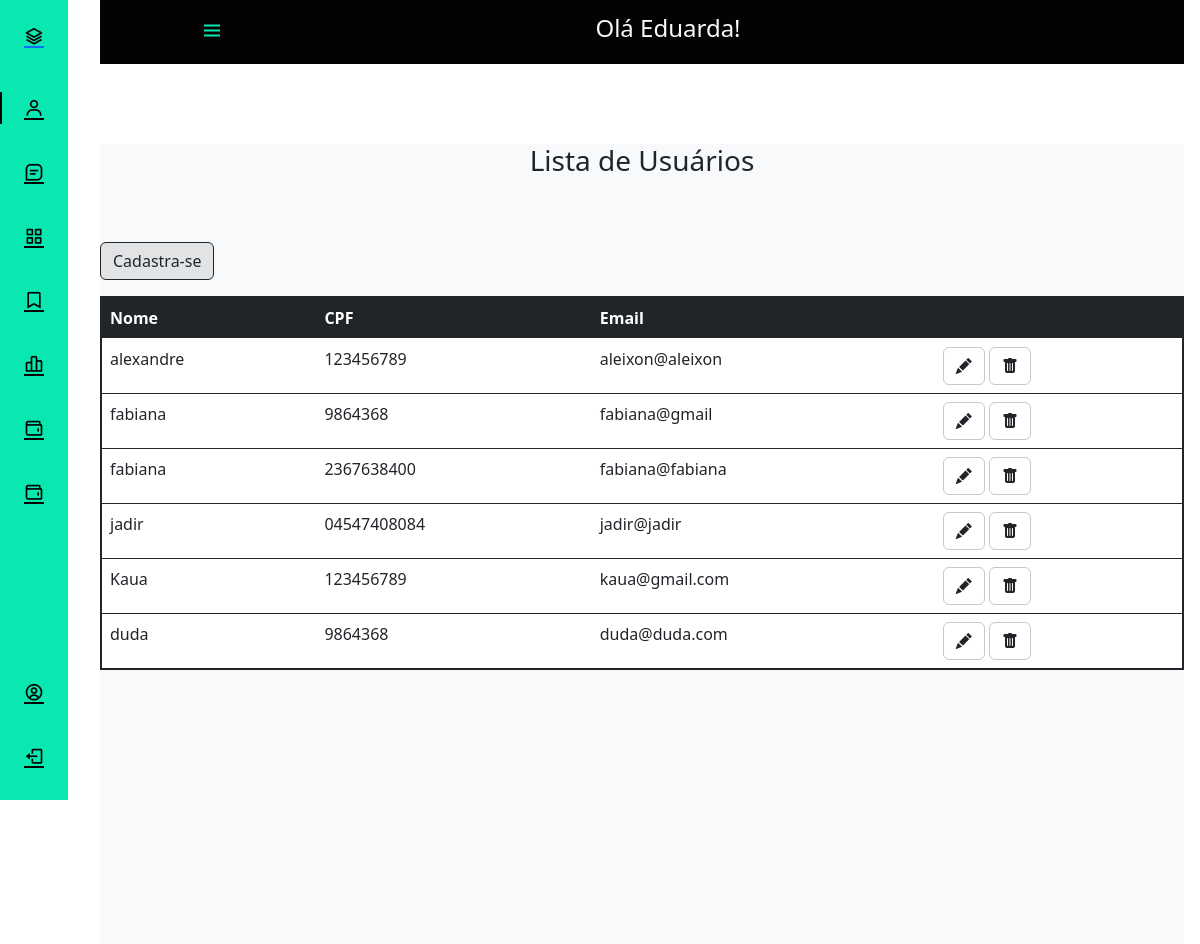
Screenshot of /dashboard/sidebar_usuario.php (signed in) with the database file from the repository.
### tables this page shows
CREATE TABLE `usuario` (
  `idProdutor` int(11) NOT NULL,
  `Nome` varchar(80) NOT NULL,
  `Cpf` varchar(15) NOT NULL,
  `Telefone` varchar(15) DEFAULT NULL,
  `Endereco` text DEFAULT NULL,
  `Email` varchar(45) NOT NULL,
  `Senha` varchar(80) NOT NULL,
  `Rg` varchar(12) DEFAULT NULL,
  `Localidade` varchar(45) DEFAULT NULL,
  `Prop_rural` varchar(60) DEFAULT NULL,
  `Municipio` varchar(45) DEFAULT NULL,
  `Cep` char(10) DEFAULT NULL,
  `Nivel` int(11) NOT NULL
);

### dashboard/sidebar_usuario.php (the view, shortened to what this page needs)
<?php
require_once "../script/connection.php";
$id = $_SESSION["idProdutor"];
$sql_usuario = "SELECT * FROM usuario WHERE idProdutor = '$id'";
$result_usuario = $conn->query($sql_usuario);
if ($result_usuario->num_rows > 0) {
    while ($row_usuario = $result_usuario->fetch_assoc()) {
        $name_user = $row_usuario["Nome"];
        $nivel = $row_usuario["Nivel"];
    }
} else {
    header("Location: ../login/index.php");
    exit();
}
?>
<!DOCTYPE html>
<html lang="en">
<head>
    <link rel="stylesheet" href="sidebar.css">
    <link rel="stylesheet" href="https://cdn.jsdelivr.net/npm/bootstrap@5.0.0-beta1/dist/css/bootstrap.min.css">
    <link rel="stylesheet" href="https://cdn.jsdelivr.net/npm/boxicons@latest/css/boxicons.min.css">
    <link href="https://cdn.jsdelivr.net/npm/bootstrap@5.3.0/dist/css/bootstrap.min.css" rel="stylesheet">
    <link rel="stylesheet" href="https://cdn.jsdelivr.net/npm/bootstrap-icons@1.10.5/font/bootstrap-icons.css">
</head>
<body>
    <body id="body-pd">
        <header class="header" id="header">
            <div class="header_toggle"> <i class='bx bx-menu' id="header-toggle"></i> </div>
            <div>
                <h4 class="text-light">Olá
                    <?php echo $name_user; ?>
                </h4>
            </div>
            <div class="header_img"> <img src="https://www.promoview.com.br/uploads/images/unnamed%2819%29.png" alt="">
            </div>
        </header>
        <div class="l-navbar" id="nav-bar">
            <nav class="nav">
                <div> <a href="sidebar.php" class="nav_logo"> <i class='bx bx-layer nav_logo-icon'></i> <span class="nav_logo-name">Administrativa</span> </a>
                    <div class="nav_list">
                        <?php if ($nivel >= 2) { ?>
                            <a href="" class="nav_link active">
                                <i class='bx bx-user nav_icon'></i> <span class="nav_name">Usuários</span>
                            </a>
                        <?php } ?>
                        <a href="sidebar_animal.php" class="nav_link">
                            <i class='bx bx-message-square-detail nav_icon'></i>
                        </a>
                        <a href="sidebar_categoria.php" class="nav_link ">
                            <i class='bx bx-grid-alt nav_icon'></i>
                        </a>
                        <a href="sidebar_rebanho.php" class="nav_link">
                            <i class='bx bx-bookmark nav_icon'></i>
                        </a>
                        <a href="sidebar_inventario.php" class="nav_link">
                            <i class='bx bx-bar-chart-alt-2 nav_icon'></i>
                        </a>
                        <a href="sidebar_estoque.php" class="nav_link">
                            <i class='bx bx-wallet nav_icon'></i>
                        </a>
                        <a href="sidebar_relatorio.php" class="nav_link">
                            <i class='bx bx-wallet nav_icon'></i>
                        </a>
                    </div>
                </div>
                <div>
                    <a href="form_edit_user.php?id=<?php echo $id; ?>" class="nav_link"> <i class='bx bx-user-circle nav_icon'></i> <span class="nav_name">Editar Perfil</span> </a>
                    <a href="../script/logout.php" class="nav_link"> <i class='bx bx-log-out nav_icon'></i> <span class="nav_name">Sair</span> </a>
                </div>
            </nav>
        </div>
        <div class="height-100 bg-light" style="margin-top: 80px;">
            <h3 class="mb-5 text-center">Lista de Usuários</h3>
            <button onclick="toggleForm()" class="btn bg-secondary-subtle border border-dark mt-3 mb-3">
                Cadastra-se
            </button>
            <div>
                <table class="table border border-2 border-dark">
                    <thead class="table-dark">
                        <tr>
                            <th scope="col">Nome</th>
                            <th scope="col">CPF</th>
                            <th scope="col">Email</th>
                            <th scope="col"></th>
                        </tr>
                    </thead>
                    <tbody>
                        <?php
                        $sql = "SELECT * FROM usuario WHERE Nivel = '1'";
                        $result = $conn->query($sql);
                        if ($result->num_rows > 0) {
                            while ($row = $result->fetch_assoc()) {
                        ?>
                                <tr>
                                    <td>
                                        <?php echo $row["Nome"]; ?>
                                    </td>
                                    <td>
                                        <?php echo $row["Cpf"]; ?>
                                    </td>
                                    <td>
                                        <?php echo $row["Email"]; ?>
                                    </td>
                                    <td>
                                        <a href='form_edit_user.php?id=<?php echo $row["idProdutor"]; ?>' class='btn border border-dark border-opacity-25 '><i class="bi bi-pencil-fill"></i></a>
                                        <button onclick='AlertDeletUser(<?php echo $row["idProdutor"]; ?>)' class='btn border border-dark border-opacity-25'><i class="bi bi-trash-fill"></i></button>
                                    </td>
                                </tr>
                        <?php
                            }
                        }
                        ?>
                    </tbody>
                </table>
            </div>
        </div>
    </body>
</html>

### dashboard/sidebar.css (style rules this page uses)
:root { --header-height: 3rem; --nav-width: 68px; --first-color: #09e8b0; --first-color-light: #000000; --white-color: rgb(3, 3, 3); --body-font: 'Nunito', sans-serif; --normal-font-size: 1rem; --z-fixed: 100 }
*,::before,::after { box-sizing: border-box }
body { position: relative; margin: var(--header-height) 0 0 0; padding: 0 1rem; font-family: var(--body-font); font-size: var(--normal-font-size); transition: .5s; }
a { text-decoration: none }
.header { width: 100%; height: var(--header-height); position: relative; top: 0; left: 0; display: flex; align-items: center; justify-content: space-between; padding: 0 1rem; background-color: var(--white-color); z-index: var(--z-fixed); transition: .5s }
.header_toggle { color: var(--first-color); font-size: 1.5rem; cursor: pointer }
.header_img { width: 35px; height: 35px; display: flex; justify-content: center; border-radius: 50%; overflow: hidden }
.header_img img { width: 40px }
.l-navbar { position: fixed; top: 0; left: -30%; width: var(--nav-width); height: 100vh; background-color: var(--first-color); padding: .5rem 1rem 0 0; transition: .5s; z-index: var(--z-fixed) }
.nav { height: 100%; display: flex; flex-direction: column; justify-content: space-between; overflow: hidden }
.nav_logo, .nav_link { display: grid; grid-template-columns: max-content max-content; align-items: center; column-gap: 1rem; padding: .5rem 0 .5rem 1.5rem }
.nav_logo { margin-bottom: 2rem }
.nav_logo-icon { font-size: 1.25rem; color: var(--white-color) }
.nav_link { position: relative; color: var(--first-color-light); margin-bottom: 1.5rem; transition: .3s }
.nav_icon { font-size: 1.25rem }
.active { color: var(--white-color) }
.active::before { content: ''; position: absolute; left: 0; width: 2px; height: 32px; background-color: var(--white-color) }
.height-100 { height:100vh }
@media screen and (min-width: 768px) { body { margin: calc(var(--header-height) + 1rem) 0 0 0; padding-left: calc(var(--nav-width) + 2rem) } }
@media screen and (min-width: 768px) { .header { height: calc(var(--header-height) + 1rem); padding: 0 2rem 0 calc(var(--nav-width) + 2rem) } }
@media screen and (min-width: 768px) { .header_img { width: 40px; height: 40px } }
@media screen and (min-width: 768px) { .header_img img { width: 45px } }
@media screen and (min-width: 768px) { .l-navbar { left: 0; padding: 1rem 1rem 0 0 } }

### rows the page displays
usuario: Nome "Eduarda!"
usuario: Nome "alexandre", Cpf "123456789", Email "aleixon@aleixon"
usuario: Nome "fabiana", Cpf "9864368", Email "fabiana@gmail"
usuario: Nome "fabiana", Cpf "2367638400", Email "fabiana@fabiana"
usuario: Nome "jadir", Cpf "04547408084", Email "jadir@jadir"
usuario: Nome "Kaua", Cpf "123456789", Email "kaua@gmail.com"
usuario: Nome "duda", Cpf "9864368", Email "duda@duda.com"
